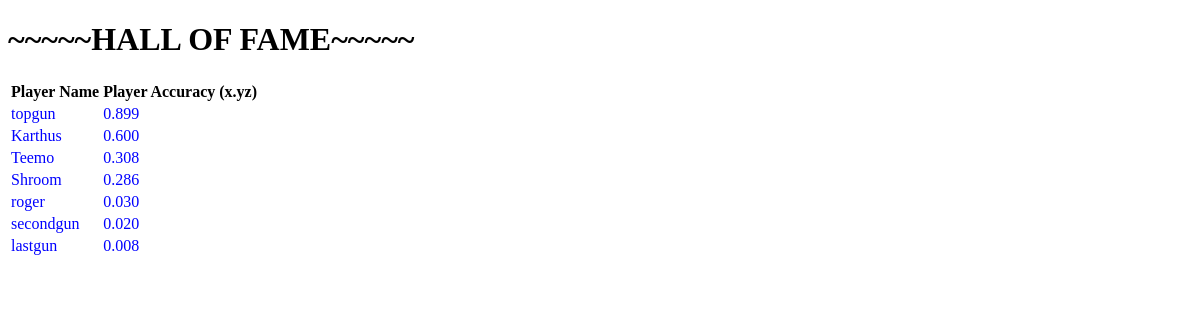
The app's page /hall_of_fame/, older data.
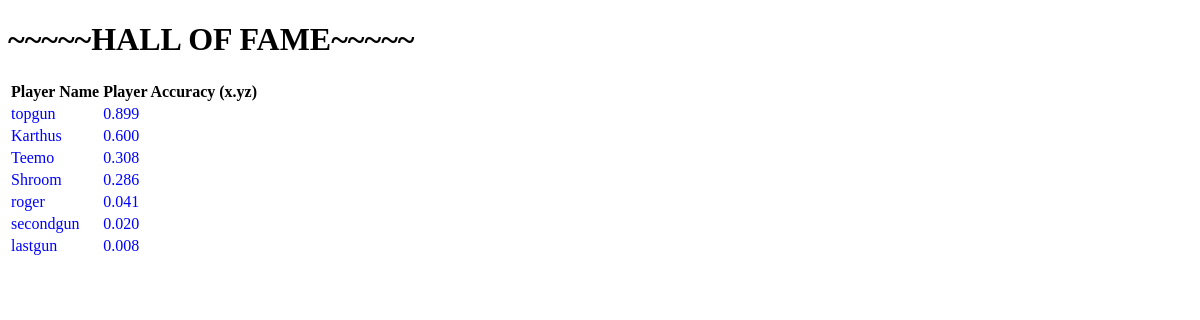
The same page, newer data.
### BattleWeb101/models.py (models this page shows, shortened)
class Player(models.Model):
    player_id = models.AutoField(primary_key=True)
    player_name = models.CharField(max_length=15)
    player_bullets = models.IntegerField(default=3)
    player_hit_points = models.IntegerField(default=20)
    player_suncker_points = models.IntegerField(default=0)
    player_total_shots = models.IntegerField(default=0)  # All historical shots the player has made since his first shot
    player_total_hits = models.IntegerField(default=0)  # Shots that actually hit
    player_accuracy = models.DecimalField(default=0.000, max_digits=6, decimal_places=3)  # 0.000 This field is COOL!!!
    class Meta:
        ordering = ['player_id']

### BattleWeb101/views.py (the view)
# urls.py: path('hall_of_fame/', HallOfFame.as_view(), name='hall_of_fame_urlpattern'),
class HallOfFame(View):
    number_of_fames_to_display = 10
    def get(self, request):
        list_of_fames_descending_order = Player.objects.all().exclude(player_accuracy=0.000).order_by('-player_accuracy')
        context = {
            'hall_of_fame_list': list_of_fames_descending_order
        }
        return render(request, 'battleweb101/HallOfFame.html', context=context)

### BattleWeb101/templates/battleweb101/HallOfFame.html (shortened to what this page needs)
<!DOCTYPE html>
<html lang="en">
<head>
</head>
<body>
    <h1>~~~~~HALL OF FAME~~~~~</h1>
    <table class="table table-hover table-striped">
        <thead>
          <tr>
            <th>Player Name</th>   <th>Player Accuracy (x.yz)</th>
          </tr>
        </thead>
        <tbody>
          {% for player in hall_of_fame_list %}
              <tr style="color: blue;">
                <td>{{player.player_name}}</td>
                <td>{{player.player_accuracy}}</td>
              </tr>
          {% endfor %}
        </tbody>
    </table>
</body>
</html>

Row changes from the older to the newer data that the page shows:
changed Player "roger": player_accuracy "0.030" → "0.041"
